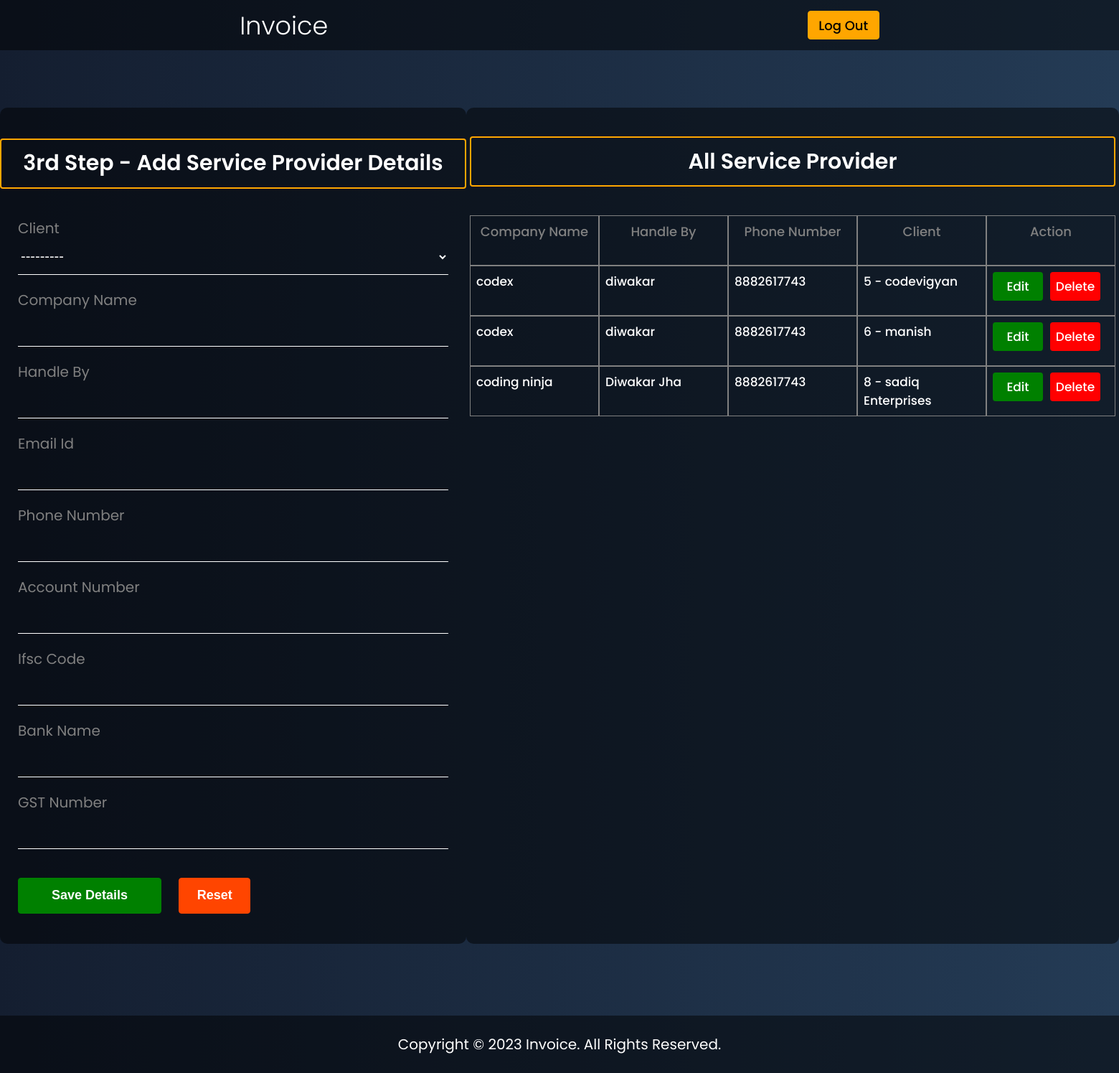
The page /add-service-provider/ (signed in) on the database its author committed.
### addServiceProvider/models.py (models this page shows, shortened)
class Company(models.Model):
    client = models.OneToOneField(
        Client, on_delete=models.CASCADE)
    company_name = models.CharField(max_length=250)
    handle_by = models.CharField(max_length=250)
    email = models.EmailField(max_length=250)
    phone = models.BigIntegerField()
    account_number = models.BigIntegerField()
    ifsc_code = models.CharField(max_length=250)
    bank_name = models.CharField(max_length=250)
    gst_number = models.CharField(max_length=250)
    created_at = models.DateTimeField(auto_now_add=True)

### addInvoice/models.py (models this page shows)
class Client(models.Model):
    company_name = models.CharField(max_length=250)
    gst_number = models.CharField(max_length=250)
    country = models.CharField(max_length=150)
    state = models.CharField(max_length=150)
    address = models.CharField(max_length=250)
    created_at = models.DateTimeField(auto_now_add=True)
    def __str__(self) -> str:
        return f"{self.id} - {self.company_name}"

### addServiceProvider/views.py (the view)
# urls.py: path('', views.addServiceProviderDetails, name='addServiceProviderDetails'),
def addServiceProviderDetails(request):
    if request.user.is_authenticated:
        if request.method == 'POST':
            fm = ServiceProviderForm(request.POST)
            if fm.is_valid():
                cnm = fm.cleaned_data['client']
                comp = fm.cleaned_data['company_name' ]
                hby = fm.cleaned_data['handle_by']
                em = fm.cleaned_data['email']
                ph = fm.cleaned_data['phone']
                acn = fm.cleaned_data['account_number']
                ifsc = fm.cleaned_data['ifsc_code']
                bname = fm.cleaned_data['bank_name']
                gst = fm.cleaned_data['gst_number']
                obj = Company(client=cnm, company_name =comp, bank_name=bname, gst_number=gst,
                                   handle_by=hby, email=em, phone=ph, account_number=acn, ifsc_code=ifsc)
                obj.save()
                fm = ServiceProviderForm()
        else:
            fm = ServiceProviderForm()
        providers = Company.objects.all()
        data = {
            'titles':'Service Provider - Invoice',
            'fm':fm,
            'providers': providers
        }
        return render(request, 'addServiceProvider/htmls/addServiceProviderDetails.html', data)
    else:
        return redirect('loginPage')

### addServiceProvider/forms.py
class ServiceProviderForm(forms.ModelForm):
    class Meta:
        model = Company
        fields = ['client', 'company_name', 'handle_by', 'email', 'phone',
                  'account_number', 'ifsc_code', 'bank_name', 'gst_number']

### templates/addServiceProvider/htmls/addServiceProviderDetails.html (shortened to what this page needs)
{% extends 'addServiceProvider/htmls/base.html' %}
{% load static %}
{% block addServiceProvider %}
    <div class="addServiceProviderSection">
        <div class="addServiceProviderSectionContainer">
            <div class="addServiceProviderDetails">
                <div class="addServiceProviderDetailsLink">
                    <a href="">3rd Step - Add Service Provider Details</a>
                </div>
                <div class="addServiceProviderDetailsForms">
                    <form action="" method="post">
                        <div class="addServiceProviderDetailsClient">
                            <p>Client</p>
                            {{fm.client}}
                        </div>
                        <div class="addServiceProviderDetailsCompanyName">
                            <p>Company Name</p>
                            {{fm.company_name}}
                        </div>
                        <div class="addServiceProviderDetailsHandleBy">
                            <p>Handle By</p>
                            {{fm.handle_by}}
                        </div>
                        <div class="addServiceProviderDetailsEmailId">
                            <p>Email Id</p>
                            {{fm.email}}
                        </div>
                        <div class="addServiceProviderDetailsPhoneNumber">
                            <p>Phone Number</p>
                            {{fm.phone}}
                        </div>
                        <div class="addServiceProviderDetailsAccountNumber">
                            <p>Account Number</p>
                            {{fm.account_number}}
                        </div>
                        <div class="addServiceProviderDetailsIfscCode">
                            <p>Ifsc Code</p>
                            {{fm.ifsc_code}}
                        </div>
                        <div class="addServiceProviderDetailsBankName">
                            <p>Bank Name</p>
                            {{fm.bank_name}}
                        </div>
                        <div class="addServiceProviderDetailsGstNumber">
                            <p>GST Number</p>
                            {{fm.gst_number}}
                        </div>
                        <div class="addServiceProviderDetailsButton">
                            <button class="addServiceProviderDetailsButton1" type="submit">
                                Save Details
                            </button>
                            <button class="addServiceProviderDetailsButton2" type="reset">
                                Reset
                            </button>
                        </div>
                    </form>
                </div>
            </div>
            <div class="allServiceProvider">
                <div class="allServiceProviderLink">
                    <a href="">All Service Provider</a>
                </div>
                <div class="allServiceProviderForms">
                    <table>
                        <thead>
                            <tr>
                                <th>Company Name</th>
                                <th>Handle By</th>
                                <th>Phone Number</th>
                                <th>Client</th>
                                <th>Action</th>
                            </tr>
                        </thead>
                        <tbody>
                            {% for provider in providers %}
                            <tr>
                                <td>{{ provider.company_name }}</td>
                                <td>{{ provider.handle_by }}</td>
                                <td>{{ provider.phone }}</td>
                                <td>{{ provider.client }}</td>
                                <td>
                                    <div class="allServiceProviderTable">
                                        <div class="allServiceProviderTableEdit">
                                            <a href="/">Edit</a>
                                        </div>
                                        <div class="allServiceProviderTableDelete">
                                            <a href="/">Delete
                                            </a>
                                        </div>
                                    </div>
                                </td>
                            </tr>
                            {% endfor %}
                        </tbody>
                    </table>
                </div>
            </div>
        </div>
    </div>
{% endblock addServiceProvider %}

### static/addServiceProvider/css/style.css (style rules this page uses)
* { margin: 0; padding: 0; box-sizing: border-box; }
body { font-family: 'Poppins', sans-serif; background-image: linear-gradient(to right, #141e30, #243b55); position: relative; }
table { border-collapse: collapse; width: 100%; }
td, th { vertical-align: middle; border: 1px solid gray; padding: 8px; width: 180px; font-size: 18px; font-weight: 500; color: gray; display: inline-block; height: 70px; }
td { font-size: 17px; color: white; }
.addServiceProviderSection { margin-top: 150px; margin-bottom: 100px; }
.addServiceProviderSectionContainer { display: flex; justify-content: space-evenly; color: white; }
.addServiceProviderDetails { width: 700px; height:1165px; display: flex; justify-content: center; align-items: center; flex-direction: column; background-color:rgba(0,0,0,0.5); border-radius: 10px; }
.allServiceProvider { width: 1000px; height: auto; display: flex; align-items: center; flex-direction: column; background-color:rgba(0,0,0,0.5); border-radius: 10px; }
.allServiceProviderLink { margin-top: 40px; }
.addServiceProviderDetailsLink a { display: flex; width: 650px; height: 70px; font-size: 30px; font-weight: 600; border: 2px solid rgb(255, 166, 0); border-radius: 4px; color: white; text-decoration: none; justify-content: center; align-items: center; }
.allServiceProviderLink a { display: flex; width: 900px; height: 70px; font-size: 30px; font-weight: 600; border: 2px solid rgb(255, 166, 0); border-radius: 4px; color: white; text-decoration: none; justify-content: center; align-items: center; }
.addServiceProviderDetailsForms, .allServiceProviderForms { display: flex; justify-content: center; align-items: center; margin-top: 40px; }
.addServiceProviderDetailsForms p { color: gray; font-size: 20px; }
.addServiceProviderDetailsForms input, .allServiceProviderForms input { height: 50px; width: 600px; font-size: 20px; margin-bottom: 20px; background: transparent; border: none; border-bottom: 1px solid white; color: white; }
.addServiceProviderDetailsForms select { height: 50px; width: 600px; font-size: 20px; margin-bottom: 20px; background: transparent; border: none; border-bottom: 1px solid white; color: white; }
.addServiceProviderDetailsForms select option { color: #141e30; }
.addServiceProviderDetailsButton1, .allServiceProviderButton1 { width: 200px; height: 50px; margin-top: 20px; font-size: 18px; font-weight: 900; border: 1px solid green; border-radius: 4px; background-color: green; color: white; }
.addServiceProviderDetailsButton2, .allServiceProviderButton2 { width: 100px; height: 50px; margin-top: 20px; font-size: 18px; font-weight: 900; border: 1px solid orangered; border-radius: 4px; background-color: orangered; color: white; margin-left: 20px; }
.allServiceProviderTable { display: flex; }
.allServiceProviderTable a { display: flex; width: 70px; height: 40px; border-radius: 4px; color: white; text-decoration: none; justify-content: center; align-items: center; }
.allServiceProviderTableDelete { margin-left: 2 0px; }
.allServiceProviderTableEdit a { background-color: green; }
.allServiceProviderTableDelete a { background-color: red; margin-left: 10px; }

### rows shown on the page
Company: company_name "codex", handle_by "diwakar", phone "8882617743", client "5 - codevigyan"
Company: company_name "codex", handle_by "diwakar", phone "8882617743", client "6 - manish"
Company: company_name "coding ninja", handle_by "Diwakar Jha", phone "8882617743", client "8 - sadiq Enterprises"
